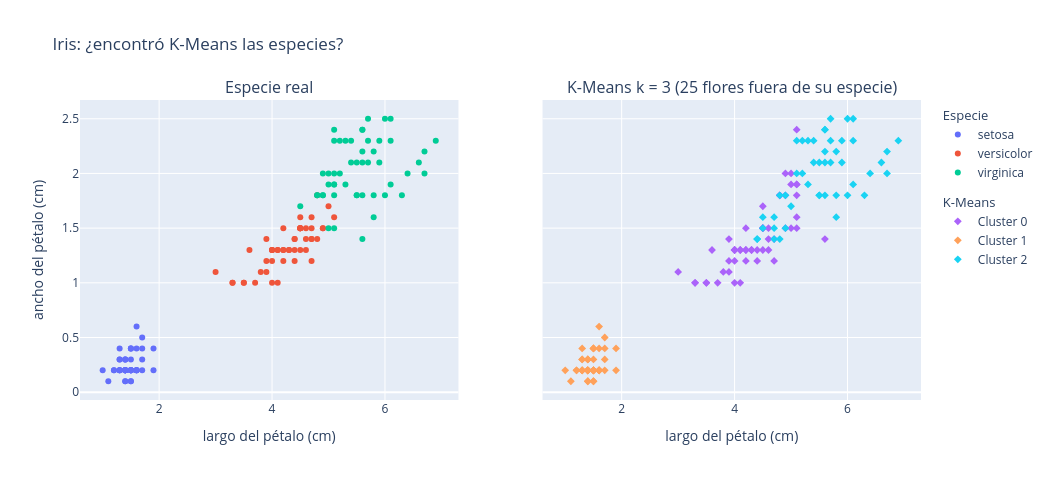

Notebook cell for this chart:
### Code cell
# Una sola figura: especies reales (izquierda) vs clusters de K-Means (derecha)
fig = make_subplots(rows=1, cols=2, subplot_titles=['Especie real', f'K-Means k = 3 ({fuera_iris} flores fuera de su especie)'],
                    shared_yaxes=True)
for especie in iris.target_names:
    m = df_iris['especie'] == especie
    fig.add_trace(go.Scatter(x=df_iris.loc[m, 'largo_petalo'], y=df_iris.loc[m, 'ancho_petalo'],
                             mode='markers', name=especie, legendgroup='especie',
                             legendgrouptitle_text='Especie'), row=1, col=1)
for c in range(3):
    m = kmeans_iris.labels_ == c
    fig.add_trace(go.Scatter(x=df_iris.loc[m, 'largo_petalo'], y=df_iris.loc[m, 'ancho_petalo'],
                             mode='markers', marker={'symbol': 'diamond'}, name=f'Cluster {c}',
                             legendgroup='cluster', legendgrouptitle_text='K-Means'), row=1, col=2)
fig.update_xaxes(title_text='largo del pétalo (cm)')
fig.update_yaxes(title_text='ancho del pétalo (cm)', row=1, col=1)
fig.update_layout(width=1050, height=480, title='Iris: ¿encontró K-Means las especies?')
fig.show()

### Figure 1 — Plotly figure (JSON) as saved in the notebook; plotly's stock layout.template omitted (floating-point values rounded to 4 significant figures)
{"data": [{"legendgroup": "especie", "legendgrouptitle": {"text": "Especie"}, "mode": "markers", "name": "setosa", "type": "scatter", "x": [1.4, 1.4, 1.3, 1.5, 1.4, 1.7, 1.4, 1.5, 1.4, 1.5, 1.5, 1.6, 1.4, 1.1, 1.2, 1.5, 1.3, 1.4, 1.7, 1.5, 1.7, 1.5, 1.0, 1.7, 1.9, 1.6, 1.6, 1.5, 1.4, 1.6, 1.6, 1.5, 1.5, 1.4, 1.5, 1.2, 1.3, 1.4, 1.3, 1.5, 1.3, 1.3, 1.3, 1.6, 1.9, 1.4, 1.6, 1.4, 1.5, 1.4], "xaxis": "x", "y": [0.2, 0.2, 0.2, 0.2, 0.2, 0.4, 0.3, 0.2, 0.2, 0.1, 0.2, 0.2, 0.1, 0.1, 0.2, 0.4, 0.4, 0.3, 0.3, 0.3, 0.2, 0.4, 0.2, 0.5, 0.2, 0.2, 0.4, 0.2, 0.2, 0.2, 0.2, 0.4, 0.1, 0.2, 0.2, 0.2, 0.2, 0.1, 0.2, 0.2, 0.3, 0.3, 0.2, 0.6, 0.4, 0.3, 0.2, 0.2, 0.2, 0.2], "yaxis": "y"}, {"legendgroup": "especie", "legendgrouptitle": {"text": "Especie"}, "mode": "markers", "name": "versicolor", "type": "scatter", "x": [4.7, 4.5, 4.9, 4.0, 4.6, 4.5, 4.7, 3.3, 4.6, 3.9, 3.5, 4.2, 4.0, 4.7, 3.6, 4.4, 4.5, 4.1, 4.5, 3.9, 4.8, 4.0, 4.9, 4.7, 4.3, 4.4, 4.8, 5.0, 4.5, 3.5, 3.8, 3.7, 3.9, 5.1, 4.5, 4.5, 4.7, 4.4, 4.1, 4.0, 4.4, 4.6, 4.0, 3.3, 4.2, 4.2, 4.2, 4.3, 3.0, 4.1], "xaxis": "x", "y": [1.4, 1.5, 1.5, 1.3, 1.5, 1.3, 1.6, 1.0, 1.3, 1.4, 1.0, 1.5, 1.0, 1.4, 1.3, 1.4, 1.5, 1.0, 1.5, 1.1, 1.8, 1.3, 1.5, 1.2, 1.3, 1.4, 1.4, 1.7, 1.5, 1.0, 1.1, 1.0, 1.2, 1.6, 1.5, 1.6, 1.5, 1.3, 1.3, 1.3, 1.2, 1.4, 1.2, 1.0, 1.3, 1.2, 1.3, 1.3, 1.1, 1.3], "yaxis": "y"}, {"legendgroup": "especie", "legendgrouptitle": {"text": "Especie"}, "mode": "markers", "name": "virginica", "type": "scatter", "x": [6.0, 5.1, 5.9, 5.6, 5.8, 6.6, 4.5, 6.3, 5.8, 6.1, 5.1, 5.3, 5.5, 5.0, 5.1, 5.3, 5.5, 6.7, 6.9, 5.0, 5.7, 4.9, 6.7, 4.9, 5.7, 6.0, 4.8, 4.9, 5.6, 5.8, 6.1, 6.4, 5.6, 5.1, 5.6, 6.1, 5.6, 5.5, 4.8, 5.4, 5.6, 5.1, 5.1, 5.9, 5.7, 5.2, 5.0, 5.2, 5.4, 5.1], "xaxis": "x", "y": [2.5, 1.9, 2.1, 1.8, 2.2, 2.1, 1.7, 1.8, 1.8, 2.5, 2.0, 1.9, 2.1, 2.0, 2.4, 2.3, 1.8, 2.2, 2.3, 1.5, 2.3, 2.0, 2.0, 1.8, 2.1, 1.8, 1.8, 1.8, 2.1, 1.6, 1.9, 2.0, 2.2, 1.5, 1.4, 2.3, 2.4, 1.8, 1.8, 2.1, 2.4, 2.3, 1.9, 2.3, 2.5, 2.3, 1.9, 2.0, 2.3, 1.8], "yaxis": "y"}, {"legendgroup": "cluster", "legendgrouptitle": {"text": "K-Means"}, "marker": {"symbol": "diamond"}, "mode": "markers", "name": "Cluster 0", "type": "scatter", "x": [4.0, 4.6, 4.5, 3.3, 4.6, 3.9, 3.5, 4.2, 4.0, 4.7, 3.6, 4.5, 4.1, 4.5, 3.9, 4.0, 4.9, 4.7, 4.3, 4.5, 3.5, 3.8, 3.7, 3.9, 5.1, 4.5, 4.4, 4.1, 4.0, 4.4, 4.6, 4.0, 3.3, 4.2, 4.2, 4.2, 4.3, 3.0, 4.1, 5.1, 4.5, 5.0, 5.1, 5.0, 4.9, 4.9, 4.8, 5.1, 5.6, 4.8, 5.1, 5.0, 5.1], "xaxis": "x2", "y": [1.3, 1.5, 1.3, 1.0, 1.3, 1.4, 1.0, 1.5, 1.0, 1.4, 1.3, 1.5, 1.0, 1.5, 1.1, 1.3, 1.5, 1.2, 1.3, 1.5, 1.0, 1.1, 1.0, 1.2, 1.6, 1.5, 1.3, 1.3, 1.3, 1.2, 1.4, 1.2, 1.0, 1.3, 1.2, 1.3, 1.3, 1.1, 1.3, 1.9, 1.7, 2.0, 2.4, 1.5, 2.0, 1.8, 1.8, 1.5, 1.4, 1.8, 1.9, 1.9, 1.8], "yaxis": "y2"}, {"legendgroup": "cluster", "legendgrouptitle": {"text": "K-Means"}, "marker": {"symbol": "diamond"}, "mode": "markers", "name": "Cluster 1", "type": "scatter", "x": [1.4, 1.4, 1.3, 1.5, 1.4, 1.7, 1.4, 1.5, 1.4, 1.5, 1.5, 1.6, 1.4, 1.1, 1.2, 1.5, 1.3, 1.4, 1.7, 1.5, 1.7, 1.5, 1.0, 1.7, 1.9, 1.6, 1.6, 1.5, 1.4, 1.6, 1.6, 1.5, 1.5, 1.4, 1.5, 1.2, 1.3, 1.4, 1.3, 1.5, 1.3, 1.3, 1.3, 1.6, 1.9, 1.4, 1.6, 1.4, 1.5, 1.4], "xaxis": "x2", "y": [0.2, 0.2, 0.2, 0.2, 0.2, 0.4, 0.3, 0.2, 0.2, 0.1, 0.2, 0.2, 0.1, 0.1, 0.2, 0.4, 0.4, 0.3, 0.3, 0.3, 0.2, 0.4, 0.2, 0.5, 0.2, 0.2, 0.4, 0.2, 0.2, 0.2, 0.2, 0.4, 0.1, 0.2, 0.2, 0.2, 0.2, 0.1, 0.2, 0.2, 0.3, 0.3, 0.2, 0.6, 0.4, 0.3, 0.2, 0.2, 0.2, 0.2], "yaxis": "y2"}, {"legendgroup": "cluster", "legendgrouptitle": {"text": "K-Means"}, "marker": {"symbol": "diamond"}, "mode": "markers", "name": "Cluster 2", "type": "scatter", "x": [4.7, 4.5, 4.9, 4.7, 4.4, 4.8, 4.4, 4.8, 5.0, 4.5, 4.7, 6.0, 5.9, 5.6, 5.8, 6.6, 6.3, 5.8, 6.1, 5.1, 5.3, 5.5, 5.3, 5.5, 6.7, 6.9, 5.7, 6.7, 5.7, 6.0, 4.9, 5.6, 5.8, 6.1, 6.4, 5.6, 6.1, 5.6, 5.5, 5.4, 5.6, 5.1, 5.9, 5.7, 5.2, 5.2, 5.4], "xaxis": "x2", "y": [1.4, 1.5, 1.5, 1.6, 1.4, 1.8, 1.4, 1.4, 1.7, 1.6, 1.5, 2.5, 2.1, 1.8, 2.2, 2.1, 1.8, 1.8, 2.5, 2.0, 1.9, 2.1, 2.3, 1.8, 2.2, 2.3, 2.3, 2.0, 2.1, 1.8, 1.8, 2.1, 1.6, 1.9, 2.0, 2.2, 2.3, 2.4, 1.8, 2.1, 2.4, 2.3, 2.3, 2.5, 2.3, 2.0, 2.3], "yaxis": "y2"}], "layout": {"annotations": [{"font": {"size": 16}, "showarrow": false, "text": "Especie real", "x": 0.225, "xanchor": "center", "xref": "paper", "y": 1, "yanchor": "bottom", "yref": "paper"}, {"font": {"size": 16}, "showarrow": false, "text": "K-Means k = 3 (25 flores fuera de su especie)", "x": 0.775, "xanchor": "center", "xref": "paper", "y": 1, "yanchor": "bottom", "yref": "paper"}], "height": 480, "title": {"text": "Iris: ¿encontró K-Means las especies?"}, "width": 1050, "xaxis": {"anchor": "y", "domain": [0, 0.45], "title": {"text": "largo del pétalo (cm)"}}, "xaxis2": {"anchor": "y2", "domain": [0.55, 1], "title": {"text": "largo del pétalo (cm)"}}, "yaxis": {"anchor": "x", "domain": [0, 1], "title": {"text": "ancho del pétalo (cm)"}}, "yaxis2": {"anchor": "x2", "domain": [0, 1], "matches": "y", "showticklabels": false}}}
